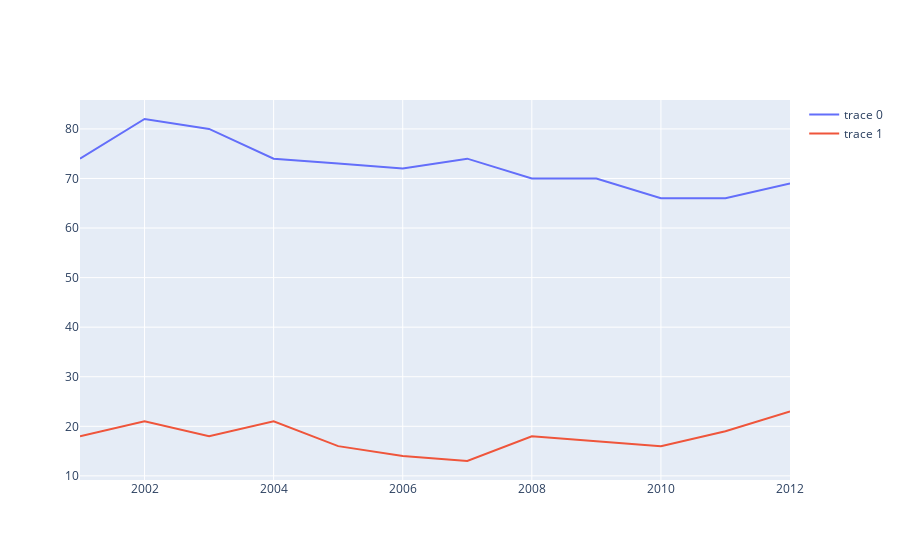

The cell this chart's notebook holds for it:
### Code cell
fig = go.Figure()

fig.add_trace(go.Scatter(x = news.loc[news['Source'] == 'Television', 'Year'], 
                         y = news.loc[news['Source'] == 'Television', 'Percent'],
                         mode = 'lines'
                         ))
fig.add_trace(go.Scatter(x = news.loc[news['Source'] == 'Radio', 'Year'], 
                         y = news.loc[news['Source'] == 'Radio', 'Percent'],
                         mode = 'lines'
                         ))

fig.show()

### Figure 1 — Plotly figure (JSON) as saved in the notebook; plotly's stock layout.template omitted (floating-point values rounded to 4 significant figures)
{"data": [{"mode": "lines", "type": "scatter", "x": [2001, 2002, 2003, 2004, 2005, 2006, 2007, 2008, 2009, 2010, 2011, 2012], "y": [74, 82, 80, 74, 73, 72, 74, 70, 70, 66, 66, 69]}, {"mode": "lines", "type": "scatter", "x": [2001, 2002, 2003, 2004, 2005, 2006, 2007, 2008, 2009, 2010, 2011, 2012], "y": [18, 21, 18, 21, 16, 14, 13, 18, 17, 16, 19, 23]}], "layout": {"autosize": true, "xaxis": {"autorange": true, "range": [2001, 2012], "type": "linear"}, "yaxis": {"autorange": true, "range": [9.167, 85.83], "type": "linear"}}}
